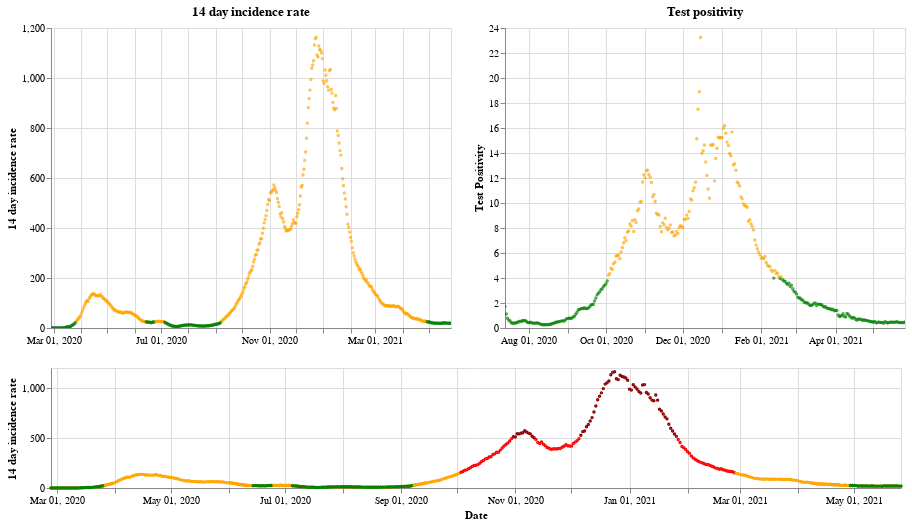

Notebook cell for this chart:
### Markdown cell above
## Wales

### Code cell
plot_traffic_light('Wales')

### Figure 1 — Vega-Lite specification as saved in the notebook (floating-point values rounded to 4 significant figures; data arrays with more than 128 entries replaced by an {"elided": "..."} marker saying what was removed)
{"config": {"view": {"continuousWidth": 400, "continuousHeight": 300}}, "vconcat": [{"hconcat": [{"mark": {"type": "point", "size": 2}, "encoding": {"color": {"condition": {"value": "green", "test": "(datum.twoWeeklyCasesRate <= 25)"}, "value": "orange"}, "tooltip": [{"type": "nominal", "field": "areaName"}, {"type": "temporal", "field": "date"}, {"type": "quantitative", "field": "twoWeeklyCasesRate"}, {"type": "quantitative", "field": "testPositivity"}], "x": {"type": "temporal", "axis": {"title": ""}, "field": "date", "scale": {"domain": {"selection": "DateBrush"}}, "timeUnit": "yearmonthdate"}, "y": {"type": "quantitative", "axis": {"title": "14 day incidence rate"}, "field": "twoWeeklyCasesRate"}}, "title": "14 day incidence rate", "width": 400}, {"mark": {"type": "point", "size": 2}, "encoding": {"color": {"condition": {"value": "green", "test": "(datum.testPositivity <= 4)"}, "value": "orange"}, "tooltip": [{"type": "nominal", "field": "areaName"}, {"type": "temporal", "field": "date"}, {"type": "quantitative", "field": "twoWeeklyCasesRate"}, {"type": "quantitative", "field": "testPositivity"}], "x": {"type": "temporal", "axis": {"title": ""}, "field": "date", "scale": {"domain": {"selection": "DateBrush"}}, "timeUnit": "yearmonthdate"}, "y": {"type": "quantitative", "axis": {"title": "Test Positivity"}, "field": "testPositivity"}}, "title": "Test positivity", "width": 400}]}, {"layer": [{"mark": {"type": "point", "size": 2}, "encoding": {"color": {"condition": {"value": "orange", "test": "((50 && datum.twoWeeklyCasesRate) < 150)"}, "value": "red"}, "opacity": {"condition": {"value": 1, "test": "((50 && datum.twoWeeklyCasesRate) < 500)"}, "value": 0}, "tooltip": [{"type": "nominal", "field": "areaName"}, {"type": "temporal", "field": "date"}, {"type": "quantitative", "field": "twoWeeklyCasesRate"}, {"type": "quantitative", "field": "testPositivity"}], "x": {"type": "temporal", "axis": {"title": "Date"}, "field": "date", "timeUnit": "yearmonthdate"}, "y": {"type": "quantitative", "axis": {"title": "14 day incidence rate"}, "field": "twoWeeklyCasesRate"}}, "selection": {"DateBrush": {"type": "interval", "encodings": ["x"], "fields": ["Time"]}}, "width": 850}, {"mark": {"type": "point", "size": 2}, "encoding": {"color": {"value": "darkred"}, "opacity": {"condition": {"value": 1, "test": "(datum.twoWeeklyCasesRate >= 500)"}, "value": 0}, "tooltip": [{"type": "nominal", "field": "areaName"}, {"type": "temporal", "field": "date"}, {"type": "quantitative", "field": "twoWeeklyCasesRate"}, {"type": "quantitative", "field": "testPositivity"}], "x": {"type": "temporal", "axis": {"title": "Date"}, "field": "date", "timeUnit": "yearmonthdate"}, "y": {"type": "quantitative", "axis": {"title": "14 day incidence rate"}, "field": "twoWeeklyCasesRate"}}, "width": 400}, {"mark": {"type": "point", "size": 2}, "encoding": {"color": {"condition": {"value": "green", "test": "((4 && datum.twoWeeklyCasesRate) < 25)"}, "value": "orange"}, "opacity": {"condition": {"value": 1, "test": "(datum.twoWeeklyCasesRate < 50)"}, "value": 0}, "tooltip": [{"type": "nominal", "field": "areaName"}, {"type": "temporal", "field": "date"}, {"type": "quantitative", "field": "twoWeeklyCasesRate"}, {"type": "quantitative", "field": "testPositivity"}], "x": {"type": "temporal", "axis": {"title": "Date"}, "field": "date", "timeUnit": "yearmonthdate"}, "y": {"type": "quantitative", "axis": {"title": "14 day incidence rate"}, "field": "twoWeeklyCasesRate"}}, "width": 400}], "height": 120, "width": 800}], "data": {"name": "data-2bfabc31a969d9a8ea0c4fc854277ec9"}, "$schema": "https://vega.github.io/schema/vega-lite/v4.8.1.json", "datasets": {"data-2bfabc31a969d9a8ea0c4fc854277ec9": {"elided": "455 records"}}}
